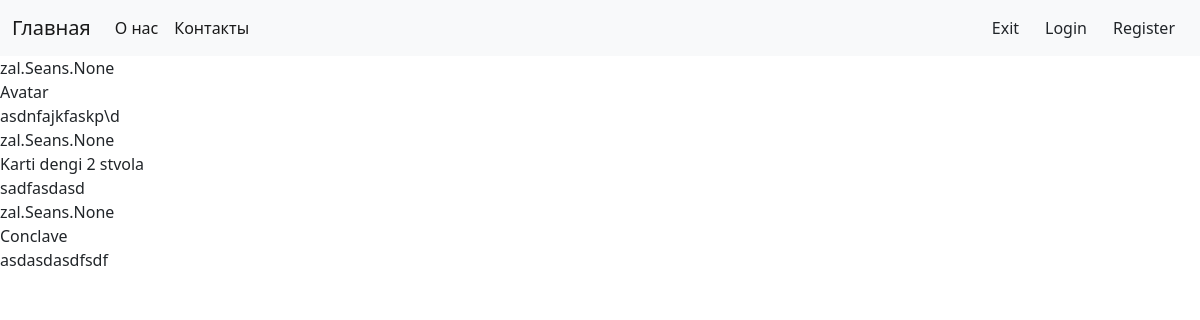
Page /film/list/ on the committed database.
### zal/models.py (models this page shows, shortened)
class Film(models.Model):
    name = models.CharField(max_length=128)
    description = models.CharField(max_length=255,
                                   verbose_name='Описание'
                                   )

### zal/views.py (the view)
# urls.py: path('film/list/', FilmList.as_view(), name='film-list'),
class FilmList(ListView):
    model = Film
    template_name = 'film-list.html'
    context_object_name = 'films'

### zal/templates/film-list.html
{% extends 'static/base.html' %}
{% block content %}
    {% for object in films %}
    <div>
    {{ object.seans_set }}
    </div>
     <div>
    {{ object.name }}
    </div>
    <div>
    {{ object.description }}
    </div>
    {% endfor %}
{% endblock %}

### rows in the picture
Film: seans_set "zal.Seans.None", name "Avatar", description "asdnfajkfaskp\\d"
Film: seans_set "zal.Seans.None", name "Karti dengi 2 stvola", description "sadfasdasd"
Film: seans_set "zal.Seans.None", name "Conclave", description "asdasdasdfsdf"
